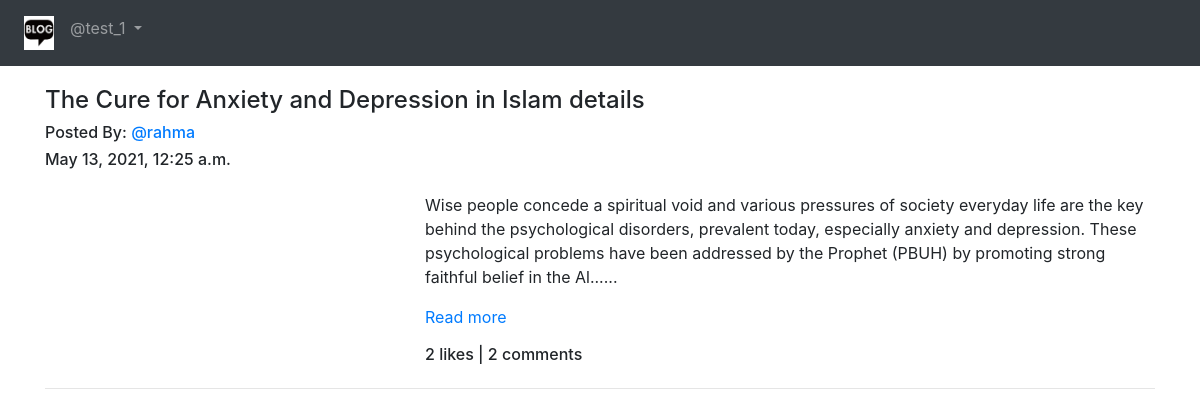
Screenshot of /blog/ (signed in) with the database file from the repository.
### App_Blog/models.py (models this page shows, shortened)
class Blog(models.Model):
    author = models.ForeignKey(User, related_name='post_author', on_delete=models.CASCADE)
    blog_title = models.CharField(max_length=264, verbose_name="Put a Title")
    slug = models.SlugField(max_length=264, unique=True)
    blog_content = models.TextField(verbose_name="What's on your mind?")
    blog_img = models.ImageField(upload_to='blog_images')
    publish_date = models.DateTimeField(auto_now_add=True)
    update_date = models.DateTimeField(auto_now=True)
    class Meta:
        ordering = ['-publish_date',]

### App_Blog/views.py (the view)
# urls.py: path('',views.BlogList.as_view(),name='blog_list'),
class BlogList(ListView):
    context_object_name = 'blogs'
    model = Blog
    template_name = 'App_Blog/blog_list.html'

### App_Blog/templatetags/custom_filters.py (called while the page is built)
def range_filter(value):
    return value[0:300] + "......"

### templates/App_Blog/blog_list.html (shortened to what this page needs)
{% extends 'base.html' %}
{% load custom_filters %}
{% block body_block %}
{% for blog in blogs %}
<h4>{{blog.blog_title}}</h4>
<h6>Posted By: <a href="#">@{{blog.author}}</a> </h6>
<h6>{{blog.publish_date}}</h6>
<div class="row">
  <div class="col-sm-4">
  </div>
  <div class="col-sm-8">
    <p>{{blog.blog_content|range_filter|linebreaks}} <a href="{% url 'App_Blog:blog_details' slug=blog.slug %}">Read more</a> </p>
    <h6>{{blog.liked_blog.count}} likes | {{blog.blog_comment.count}} comments</h6>
  </div>
</div>
<hr>
{% endfor %}
{% endblock %}

### templates/base.html (shortened to what this page needs)
<!DOCTYPE html>
<html lang="en" dir="ltr">
  <head>
    <link rel="stylesheet" href="https://maxcdn.bootstrapcdn.com/bootstrap/4.4.1/css/bootstrap.min.css">
    <link rel="stylesheet" href="https://maxcdn.bootstrapcdn.com/font-awesome/4.7.0/css/font-awesome.min.css">
  </head>
  <body>
    <nav class="navbar navbar-expand-sm bg-dark navbar-dark">
      <ul class="navbar-nav">
        <li class="nav-item active">
          <a class="nav-link" href="{% url 'index' %}"><img src="/media/logo.png" width="30px"></a>
        </li>
        {% if user.is_authenticated %}
        <div class="nav-item dropdown">
          <a class="nav-link dropdown-toggle" href="#" id="navbardrop" data-toggle="dropdown">
            @{{user.username}}
          </a>
        </div>
        {% endif %}
      </ul>
    </nav>
    <div class="container" style="padding-top:20px">
      {% block body_block %}
      {% endblock %}
    </div>
  </body>
</html>

### rows the page displays
Blog: blog_title "The Cure for Anxiety and Depression in Islam details", author "rahma", publish_date "May 13, 2021, 12:25 a.m.", blog_content|range_filter "Wise people concede a spiritual void and various pressures of society everyday life are the key behind the psychological disorders, prevalent today, especially anxiety and depression. These psychological problems have been addressed by the Prophet (PBUH) by promoting strong faithful belief in the Al......", liked_blog.count "2", blog_comment.count "2"

### other values shown
{{ user.username }} "test_1"
